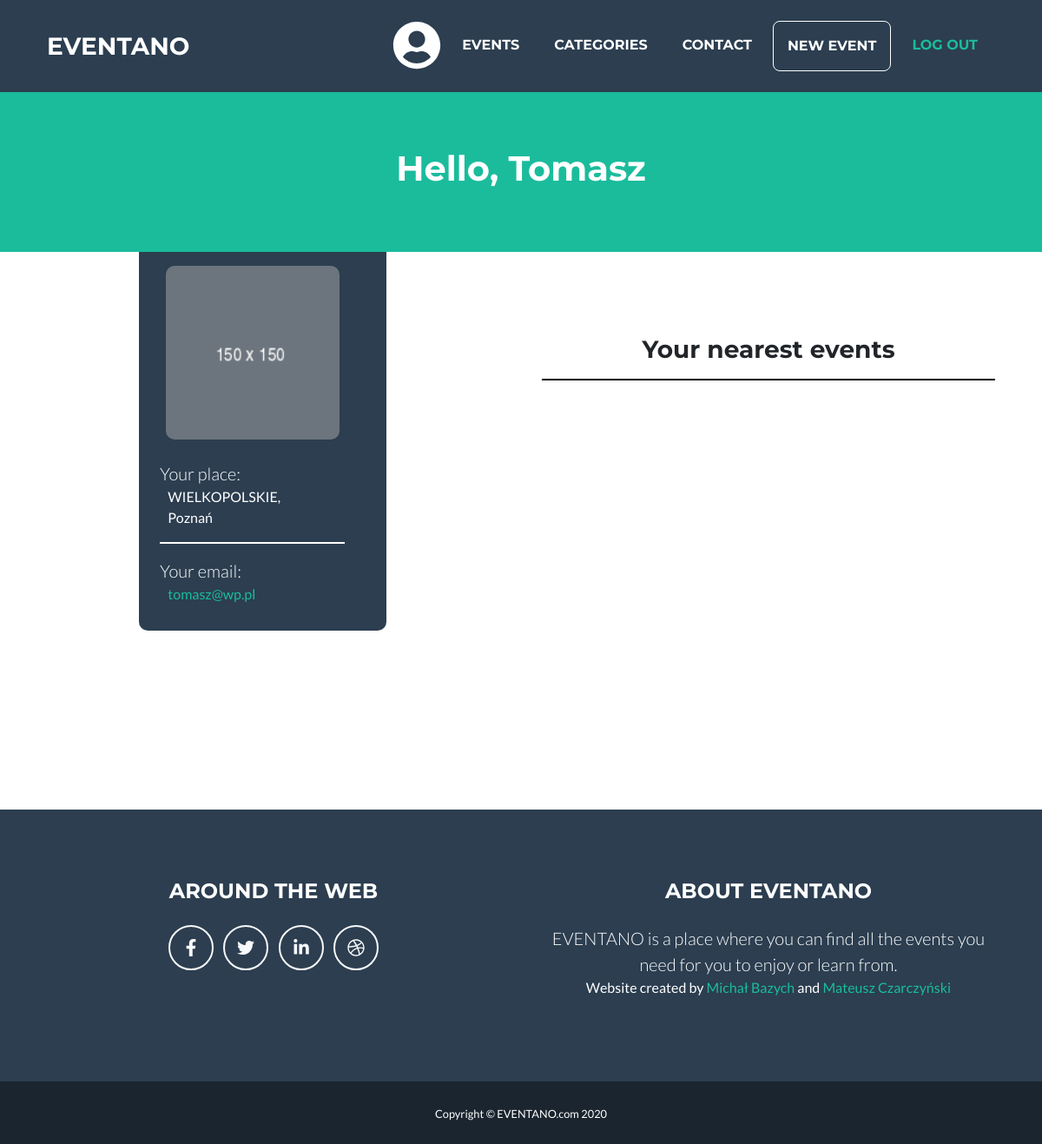
The page /pages/profile_page.php (signed in) on the database its author committed.
### tables this page shows
CREATE TABLE `city` (
  `id` int(10) UNSIGNED NOT NULL,
  `state_id` int(10) UNSIGNED NOT NULL DEFAULT 0,
  `city` varchar(250) NOT NULL DEFAULT '0'
);

CREATE TABLE `users` (
  `id` int(10) UNSIGNED NOT NULL,
  `name` varchar(40) NOT NULL,
  `surname` varchar(40) NOT NULL,
  `email` varchar(40) NOT NULL,
  `password` varchar(120) NOT NULL,
  `photo_path` varchar(100) NOT NULL DEFAULT 'default_photo.png',
  `city_id` int(10) UNSIGNED NOT NULL,
  `birthday` date NOT NULL,
  `created` timestamp NOT NULL DEFAULT current_timestamp()
);

CREATE TABLE `state` (
  `id` int(10) UNSIGNED NOT NULL,
  `state` varchar(50) DEFAULT NULL
);

### src/pages/profile_page.php (the view, shortened to what this page needs)
<?php
require_once '../scripts/connect.php';
$sql = "SELECT * FROM city, users,`state` WHERE city.state_id = `state`.id AND users.city_id = city.id AND users.id =" . $_SESSION['logged']['user_id'];
$response = $conn->query($sql);
$person = $response->fetch_assoc();
?>
<!DOCTYPE html>
<html lang="en">
<head>
    <link rel="stylesheet" href="https://cdnjs.cloudflare.com/ajax/libs/jquery-confirm/3.3.2/jquery-confirm.min.css">
    <link href="../static/css/styles.css" rel="stylesheet" />
    <link href="../static/css/pageStyle.css" rel="stylesheet" />
</head>
<body id="page-top">
    <nav class="navbar navbar-expand-lg bg-secondary text-uppercase" id="mainNav">
        <div class="container">
            <a class="navbar-brand js-scroll-trigger" href="../index.php">
                EVENTANO
            </a>
            <div class="collapse navbar-collapse" id="navbarResponsive">
                <ul class="navbar-nav ml-auto">
                <?
                    if(isset($_SESSION['logged']['email'])){
                    ?>
                    <li class="nav-item mx-0 mx-lg-1"><a style="padding:0px !important;" class="nav-link py-3 px-0 px-lg-3 rounded" href="pages/profile_page.php"><i style="font-size:3.5rem;" class="fa fa-user-circle" aria-hidden="true"></i></a></li>
                    <?
                    }
                    ?>
                    <li class="nav-item mx-0 mx-lg-1"><a class="nav-link py-3 px-0 px-lg-3 rounded js-scroll-trigger" href="../events.php">Events</a></li>
                    <li class="nav-item mx-0 mx-lg-1"><a class="nav-link py-3 px-0 px-lg-3 rounded js-scroll-trigger" href="../#categories">Categories</a></li>
                    <li class="nav-item mx-0 mx-lg-1"><a class="nav-link py-3 px-0 px-lg-3 rounded js-scroll-trigger" href="../#contact">Contact</a></li>
                    <?if(!isset($_SESSION['logged']['email'])){?>
                    <li class="nav-item mx-0 mx-lg-1"><a class="nav-link py-3 px-0 px-lg-3 rounded" style="border: 1px solid white" href="../login.php">Login</a></li>
                    <li class="nav-item mx-0 mx-lg-1"><a class="nav-link py-3 px-0 px-lg-3 rounded" style="color:#1abc9c" href="../register.php">Register</a></li>
                    <?}else{?>
                    <li class="nav-item mx-0 mx-lg-1"><a class="nav-link py-3 px-0 px-lg-3 rounded" style="border: 1px solid white" href="./new_event.php">New event</a></li>
                    <li class="nav-item mx-0 mx-lg-1"><a class="nav-link py-3 px-0 px-lg-3 rounded" style="color:#1abc9c" href="../scripts/logout.php">Log out</a></li>
                    <?}?>
                </ul>
            </div>
        </div>
    </nav>
    <header class="masthead bg-primary text-white text-center">
        <div class="d-flex justify-content-center">
            <div class="col-lg-12">
                <h1 class="masthead-subhead">
                    Hello,
                    <?echo  $person['name'] ?>
                </h1>
            </div>
        </div>
    </header>
    <section class="page-section">
        <div class="container">
            <div class="row">
                <div class="col-md-11 ml-auto col-lg-3 mb-12 info text-white" style="text-align: center; max-height:700px; height:450px;">
                    <div class="row" style="text-align: left;">
                        <div class="col-md-11 col-lg-11 mb-12 text-center">
                            <?echo "<img style='text-align:center; height:200px; width:200px; object-fit:cover; border-radius:10px' src='../static/img/{$person['photo_path']}'/>" ?>
                            <div style="text-align:left;"><br />
                                <div class="lead">
                                    Your place:<br />
                                </div>
                                <?echo "&nbsp&nbsp&nbsp".$person['state'].", " ?><br />
                                <?echo "&nbsp&nbsp&nbsp".$person['city']?>
                                <hr style="border-color:white" />
                                <div class="lead">
                                    Your email:<br />
                                </div>
                                <?echo "&nbsp&nbsp&nbsp<a href='mailto:".$person['email']."'>".$person['email']."</a>"?>
                            </div>
                        </div>
                    </div>
                </div>
                <div class="col-md-11 ml-auto col-lg-6 mb-12">
                    <h3 class="masthead-subhead text-center mb-0">Your nearest events</h3>
                    <hr style="border-color:black" />
                </div>
            </div>
        </div>
    </section>
    <footer class="footer text-center">
        <div class="container">
            <div class="row">
                <div class="col-lg-6 mb-5 mb-lg-0">
                    <h4 class="text-uppercase mb-4">Around the Web</h4>
                    <a class="btn btn-outline-light btn-social mx-1" href="#!"><i class="fab fa-fw fa-facebook-f"></i></a>
                    <a class="btn btn-outline-light btn-social mx-1" href="#!"><i class="fab fa-fw fa-twitter"></i></a>
                    <a class="btn btn-outline-light btn-social mx-1" href="#!"><i class="fab fa-fw fa-linkedin-in"></i></a>
                    <a class="btn btn-outline-light btn-social mx-1" href="#!"><i class="fab fa-fw fa-dribbble"></i></a>
                </div>
                <div class="col-lg-6">
                    <h4 class="text-uppercase mb-4">About EVENTANO</h4>
                    <p class="lead mb-0">EVENTANO is a place where you can find all the events you need for you to enjoy or learn from.</p>
                    <p>Website created by <a href="https://www.linkedin.com/in/mbazych/">Michał Bazych</a> and <a href="https://www.linkedin.com/in/mateusz-czarczy%C5%84ski-1263a5173/">Mateusz Czarczyński</a></p>
                </div>
            </div>
        </div>
    </footer>
    <div class="copyright py-4 text-center text-white">
        <div class="container"><small>Copyright © EVENTANO.com 2020</small></div>
    </div>
</body>
</html>

### src/static/css/pageStyle.css (style rules this page uses)
.masthead { position: relative; z-index: 1; padding-top: 4rem; padding-bottom: 4rem; }
.info { position: relative; top: -110px; z-index: 0; margin-left: 25px; margin-right: 25px; padding-top: 30px; background-color: #2c3e50; border-radius: 10px; max-height: 350px; }

### rows shown on the page
city: users.name "Tomasz", users.photo_path (placeholder picture), state.state "WIELKOPOLSKIE", city "Poznań", users.email "tomasz@wp.pl"
